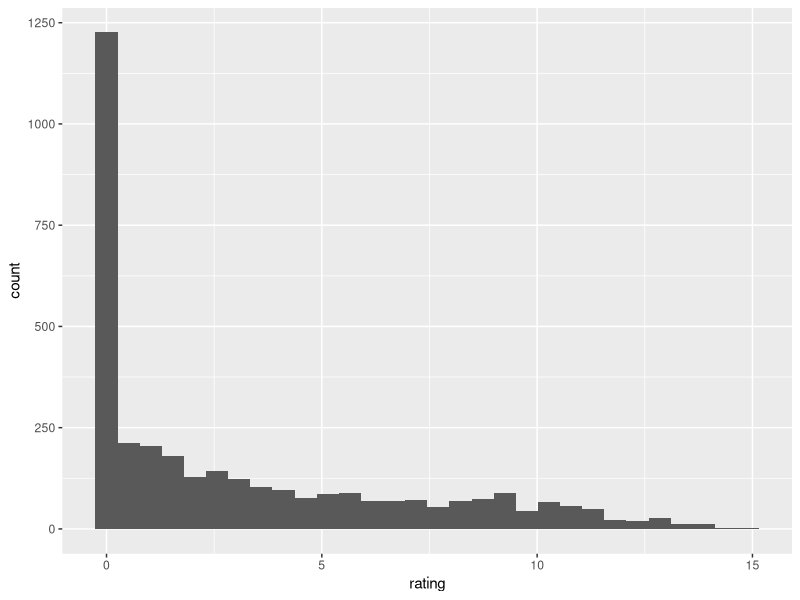
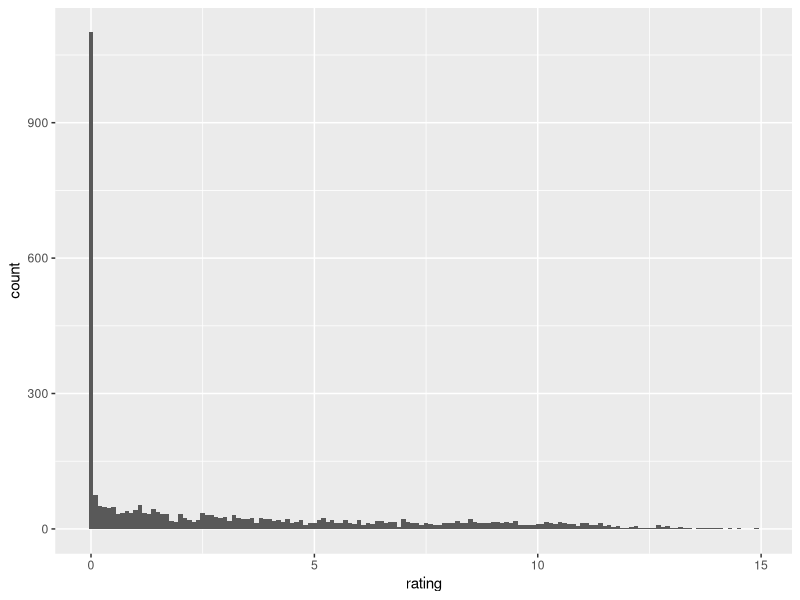
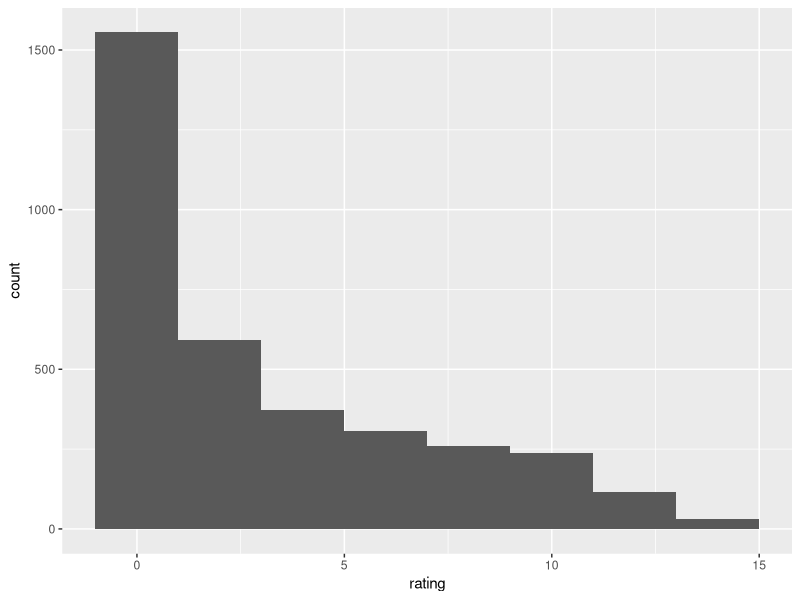
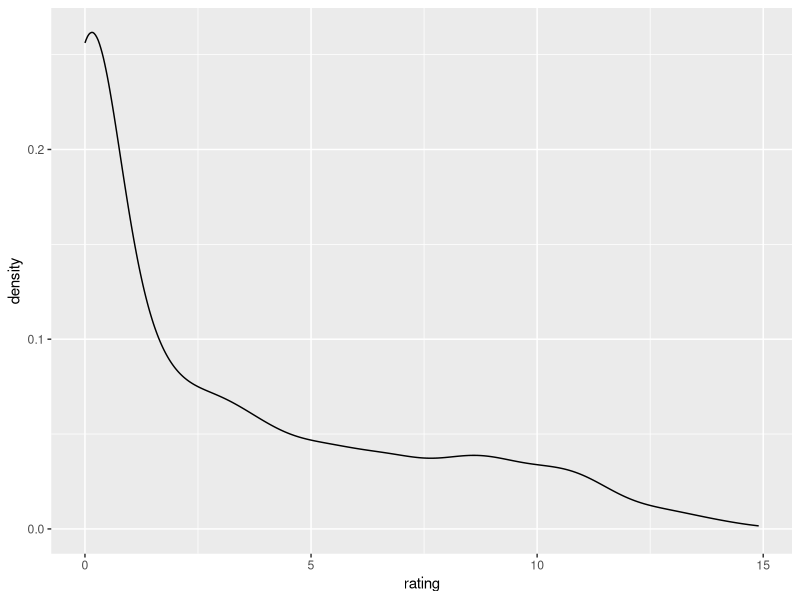
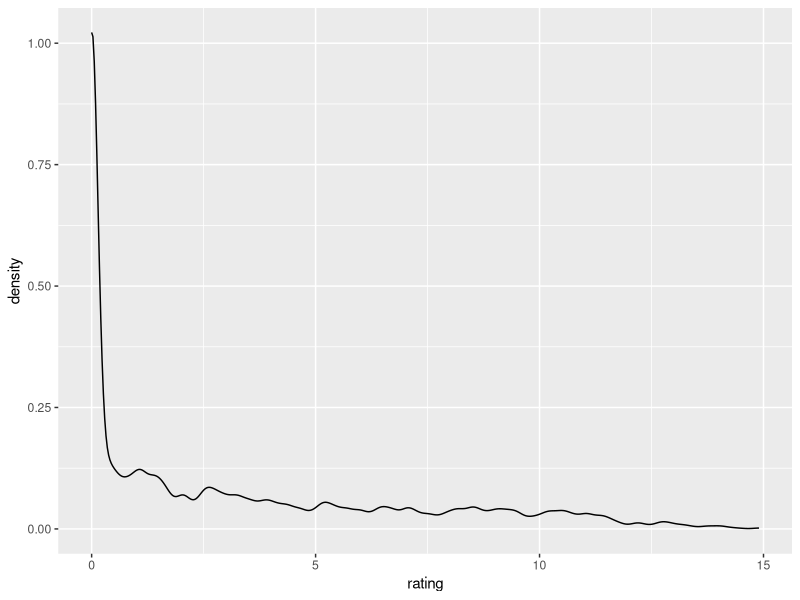
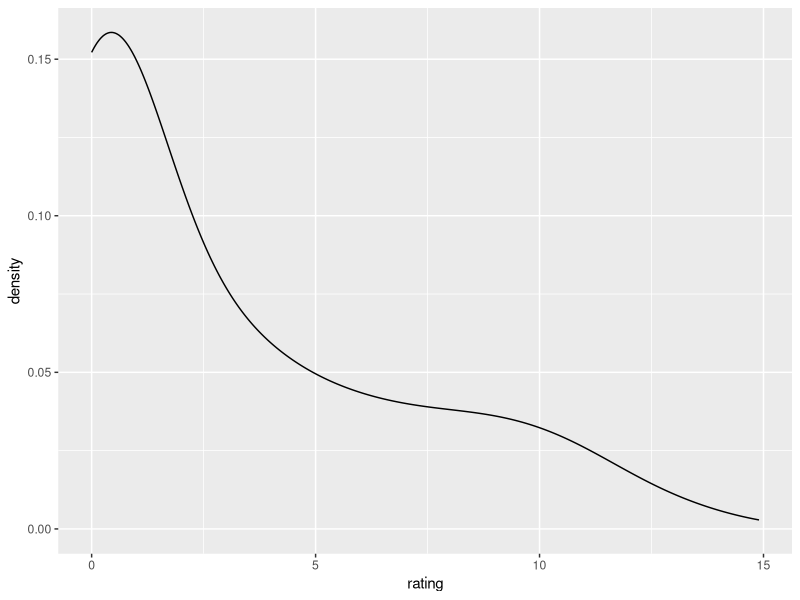
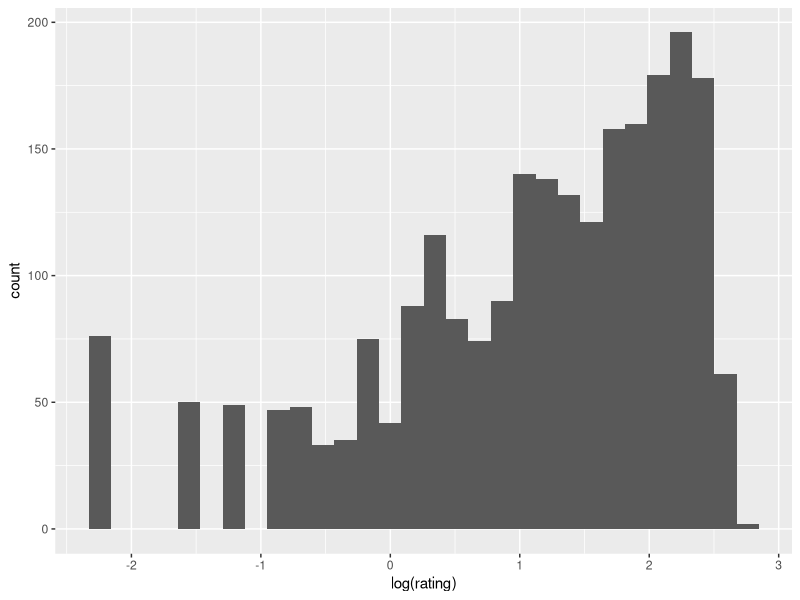
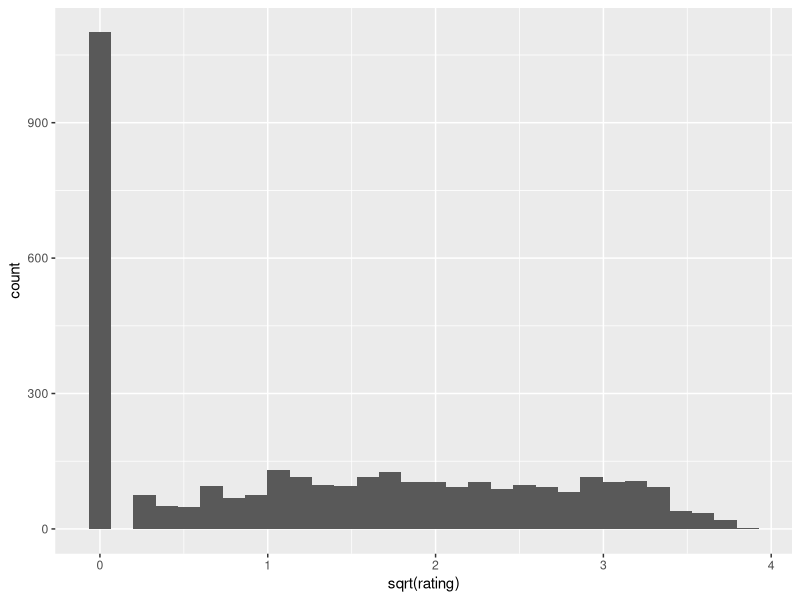

The R script that drew these images, in order:
## ---- chunk 1
library(reshape2)
library(tidyr)

ff <- french_fries
ff.long <- gather(ff, flavor, rating, potato:painty)
levels(ff.long$treatment)
levels(ff.long$treatment) <- c("oil1", "oil2", "oil3")
  
## ---- chunk 2
library(ggplot2)

ggplot(ff.long, aes(rating)) + geom_histogram()
ggplot(ff.long, aes(rating)) + geom_histogram(binwidth = .1)
ggplot(ff.long, aes(rating)) + geom_histogram(binwidth = 2)

ggplot(ff.long, aes(rating)) + geom_density()
ggplot(ff.long, aes(rating)) + geom_density(adjust = .2)
ggplot(ff.long, aes(rating)) + geom_density(adjust = 2)

## ---- chunk 3
ggplot(ff.long, aes(log(rating))) + geom_histogram()
ggplot(ff.long, aes(sqrt(rating))) + geom_histogram()

## ---- chunk 4
ggplot(ff.long, aes(sqrt(rating))) + geom_density(aes(color = treatment))
ggplot(ff.long, aes(sqrt(rating))) + geom_density(aes(fill = treatment))
ggplot(ff.long, aes(sqrt(rating))) + geom_density(aes(linetype = treatment))

ggplot(ff.long, aes(sqrt(rating))) + geom_density(aes(fill = treatment), alpha = .3)

ggplot(ff.long, aes(x = flavor, y = sqrt(rating))) + geom_boxplot()

ggplot(ff.long, aes(x = flavor, y = sqrt(rating))) + geom_boxplot(aes(fill = treatment))

ggplot(ff.long, aes(x = flavor, y = sqrt(rating))) + geom_boxplot(aes(fill = flavor)) + 
  facet_grid(treatment ~ .)

ggplot(ff.long, aes(x = flavor, y = sqrt(rating))) + geom_boxplot(aes(fill = flavor)) + 
  facet_grid(. ~ treatment)


## ---- chunk 5
ggplot(ff.long, aes(sqrt(rating))) + geom_histogram()
ggplot(ff.long, aes(sqrt(rating))) + geom_histogram() + facet_grid(treatment ~ .)
ggplot(ff.long, aes(sqrt(rating))) + geom_histogram(aes(fill = treatment))
ggplot(ff.long, aes(sqrt(rating))) + geom_histogram(aes(fill = flavor))
ggplot(ff.long, aes(sqrt(rating))) + geom_density(aes(fill = flavor), alpha = .5) +
  scale_fill_brewer(palette = "Set1")

## ---- chunk 6
ff.wide <- spread(ff.long, flavor, rating)
head(ff.wide)

ggplot(ff.wide, aes(buttery, rancid)) + geom_point()
ggplot(ff.wide, aes(buttery, rancid)) + geom_point() + geom_smooth()
ggplot(ff.wide, aes(buttery, rancid)) + geom_point() + geom_smooth(method = "loess") # same as previous
ggplot(ff.wide, aes(buttery, rancid)) + geom_point() + geom_smooth(method = "lm")

## ---- chunk 7
ggplot(ff.wide, aes(buttery, rancid)) + geom_point(aes(color = treatment)) + geom_smooth(method = "lm") + scale_color_brewer(palette = "Set1")
ggplot(ff.wide, aes(buttery, rancid, color = treatment)) + geom_point() + geom_smooth(method = "lm") + scale_color_brewer(palette = "Set1")

## ---- chunk 8
# put pdf at top of the file
pdf("practice_plots.pdf")

dev.off()
